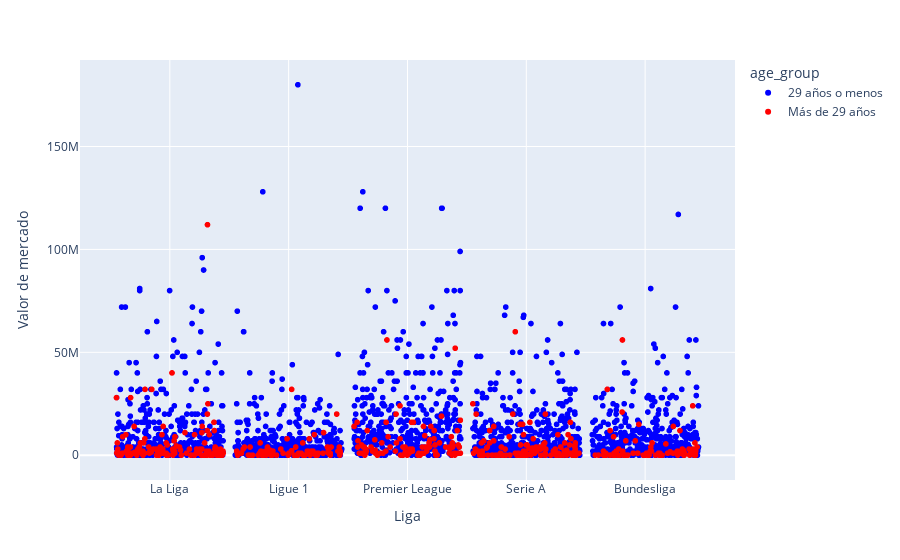

Notebook cell for this chart:
### Markdown cell above
### Grafica de puntos sobre los precios de mercado de los jugadores en las distintas ligas marcando los que tienen más y menos de 30 años

### Code cell
league_categories = df_1920['league'].unique()
num_categories = len(league_categories)
category_positions = {league: i+1 for i, league in enumerate(league_categories)}

# Agregar un poco de jitter en la posición de los puntos en el eje x
df_1920['jittered_league'] = df_1920['league'].map(category_positions) + np.random.uniform(-0.45, 0.45, len(df_1920))

# Crear una nueva columna para clasificar a los jugadores según su edad
df_1920['age_group'] = np.where(df_1920['age'] > 29, 'Más de 29 años', '29 años o menos')

max_age = df_1920['age'].max()
min_age = df_1920['age'].min()

# Crear un scatterplot con tres variables y una escala de colores personalizada
fig = px.scatter(df_1920, x="jittered_league", y="value", color="age_group", hover_name="player",
                 color_discrete_sequence=["blue", "red"])

# Personalizar los títulos de los ejes
fig.update_layout(xaxis_title="Liga", yaxis_title="Valor de mercado")

# Personalizar las etiquetas de las marcas en el eje x
fig.update_xaxes(tickvals=list(category_positions.values()), ticktext=list(category_positions.keys()))

fig.show()

### Figure 1 — Plotly figure (JSON) as saved in the notebook; plotly's stock layout.template omitted (floating-point values rounded to 4 significant figures; data arrays with more than 128 entries replaced by an {"elided": "..."} marker saying what was removed)
{"data": [{"hovertemplate": "<b>%{hovertext}</b><br><br>age_group=29 años o menos<br>jittered_league=%{x}<br>value=%{y}<extra></extra>", "hovertext": {"elided": "2148 str values"}, "legendgroup": "29 años o menos", "marker": {"color": "blue", "symbol": "circle"}, "mode": "markers", "name": "29 años o menos", "showlegend": true, "type": "scattergl", "x": {"elided": "2148 float values"}, "xaxis": "x", "y": {"elided": "2148 int values"}, "yaxis": "y"}, {"hovertemplate": "<b>%{hovertext}</b><br><br>age_group=Más de 29 años<br>jittered_league=%{x}<br>value=%{y}<extra></extra>", "hovertext": {"elided": "496 str values"}, "legendgroup": "Más de 29 años", "marker": {"color": "red", "symbol": "circle"}, "mode": "markers", "name": "Más de 29 años", "showlegend": true, "type": "scattergl", "x": {"elided": "496 float values"}, "xaxis": "x", "y": {"elided": "496 int values"}, "yaxis": "y"}], "layout": {"legend": {"title": {"text": "age_group"}, "tracegroupgap": 0}, "margin": {"t": 60}, "xaxis": {"anchor": "y", "domain": [0, 1], "ticktext": ["La Liga", "Ligue 1", "Premier League", "Serie A", "Bundesliga"], "tickvals": [1, 2, 3, 4, 5], "title": {"text": "Liga"}}, "yaxis": {"anchor": "x", "domain": [0, 1], "title": {"text": "Valor de mercado"}}}}
